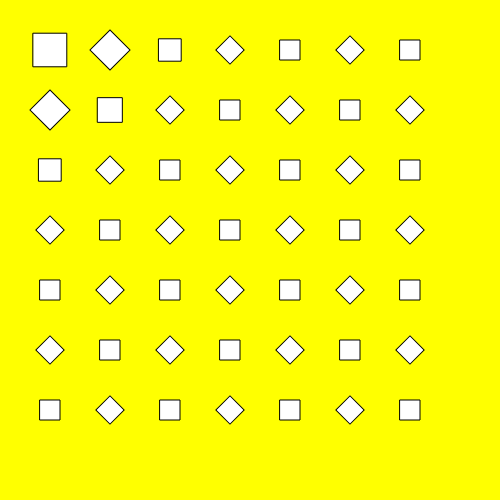
Frame 1 (no input)
Frame 60 (no input): identical to frame 1, image omitted
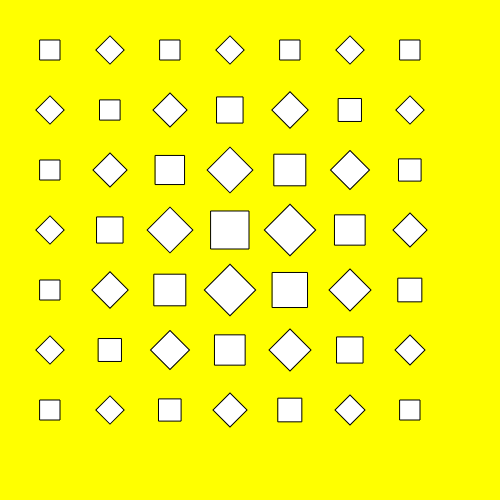
Frame 120 (the mouse pressed at the canvas centre since frame 60)

The p5.js sketch that drew these frames (run headless with seeded random() and noise() and a simulated clock; from frame 60 on, the mouse is pressed at the canvas centre):

// p5.js sketch
// ── sketch.js
// For your initial sketch

function setup() {
  createCanvas(500, 500);
  rectMode(CENTER);
  angleMode(DEGREES);
}

function draw() {
  background(255,255,0);
  // Insert your drawing here
  // For where mouse close to, we don't need this anymore
  // let squareSize = 40;
  let spacing = 60; // Distance between the starts of each square
  let margin = 50;

   let row = 1; // Track row count

  // Loop down the Y-axis
  for (let y = margin; y <= height - margin; y += spacing) {
    let col = 1; // Track column count


     for (let x = margin; x <= width - margin; x += spacing) {
      // 1. Calculate distance from mouse cursor
      let d = dist(x, y, mouseX, mouseY);

        // 2. Map distance to size (close = 60px, far = 20px)
      let dynamicSize = map(d, 0, 200, 41, 20, true);

    //for (let x = margin; x <= width - margin - squareSize; x += spacing){
      push();
      translate(x, y);

       // Flipped logic:
      if (row % 2 !== 0 && col % 2 === 0) {
        rotate(45); // Odd row: rotate EVEN columns
      } else if (row % 2 === 0 && col % 2 !== 0) {
        rotate(45); // Even row: rotate ODD columns
      }

       // 3. Draw using dynamicSize!
      square(0, 0, dynamicSize);
      pop();

      col++;
    }
    row++;
  }
}
